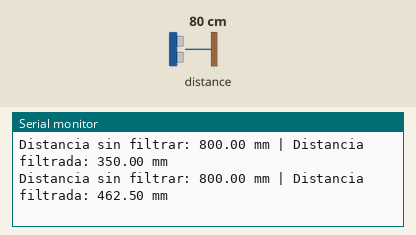
The sketch below on a simulated Arduino Uno, built with avr-gcc and run on an emulated ATmega328P. Parts: the last lines printed to the serial monitor. The inputs (shaded band) are chosen by the test bench; at power-on: distance to the obstacle 80 cm.

Above: at 1.3 s.
1.4 s: distance to the obstacle set to 250 cm
At 2.1 s:
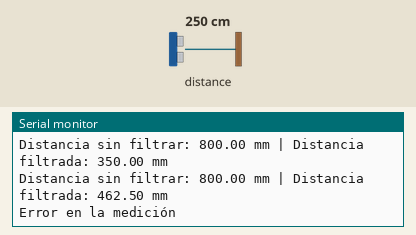
3.6 s: distance to the obstacle set to 2 cm
At 4.2 s:
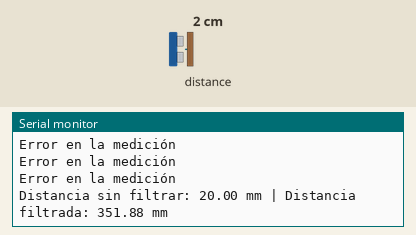
Timing chart, 0 to 6.6 s (numbered marks = the images above; inputs shaded):
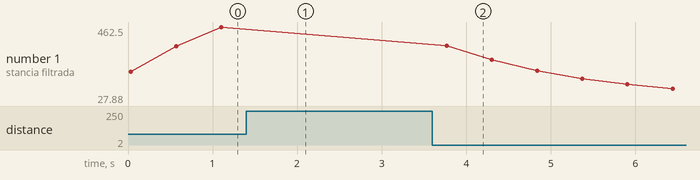

The sketch:

Medicion_con_filtro.ino
```cpp
#include <Wire.h>  // Librería para comunicación I2C
#include <Adafruit_VL53L0X.h>  // Librería para el sensor VL53L0X

Adafruit_VL53L0X sensor = Adafruit_VL53L0X();  // Creamos un objeto del sensor

//Filtro EMA
float alpha = 0.25;  // Factor de suavizado (ajustable)
float filteredDistance = 0;  // Valor inicial de la distancia filtrada

void setup() {
  Serial.begin(9600);  // Comunicación serial
  Wire.begin();  // Inicia la comunicación I2C

  if (!sensor.begin()) {  // Verificar si esta encendido
    Serial.println("Error: No se detecta el módulo");  // Error
    while (1);  // Ejecutamos infinitamente para verificar el enecendido
  }
}

void loop() {
  VL53L0X_RangingMeasurementData_t measure;  // Arreglo para guardar los datos medidos

  sensor.rangingTest(&measure, false);  // Medimos la distancia

  if (measure.RangeStatus != 4) {  // Si el estado no es error (4), procesa el dato medido
    float rawDistance = measure.RangeMilliMeter;  // Distancia en mm

    //Aplicamos el filtro
    filteredDistance = (alpha * rawDistance) + ((1 - alpha) * filteredDistance);

    //Imprimimos los valores
    Serial.print("Distancia sin filtrar: ");
    Serial.print(rawDistance);
    Serial.print(" mm | Distancia filtrada: ");
    Serial.print(filteredDistance);
    Serial.println(" mm");
  } else {
    Serial.println("Error en la medición");
  }

  delay(500);  // Espera 500 ms entre mediciones para no saturar el sensor
}
```

Measured:
- after the input at 1.4 s, the serial monitor: prints a new line after 0.24 s (image 1)
- after the input at 3.6 s, the serial monitor: prints a new line after 0.17 s (image 2)
- plotted number 1: 462.5 → 27.88 after the input at 3.6 s
